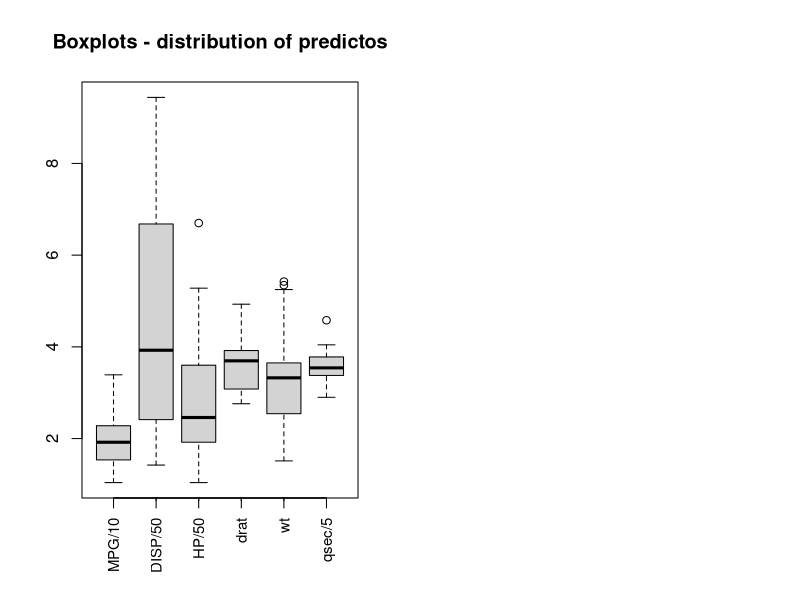
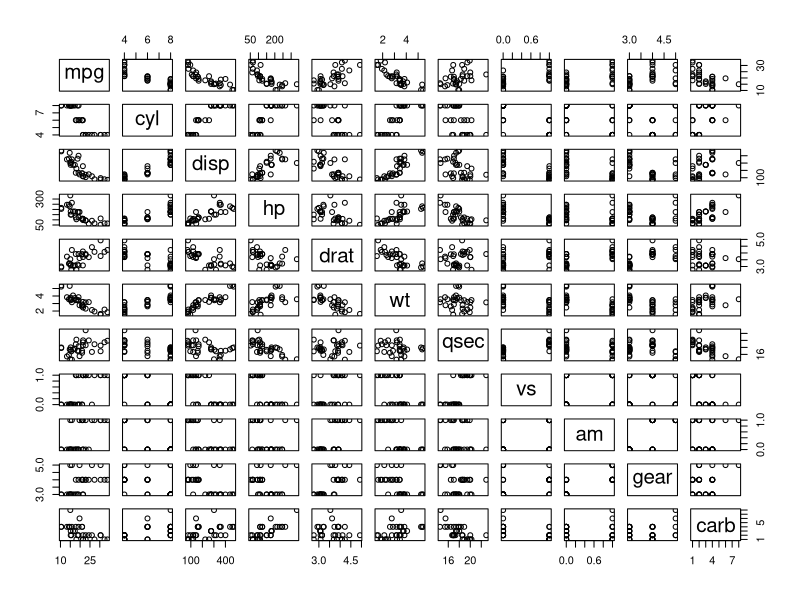
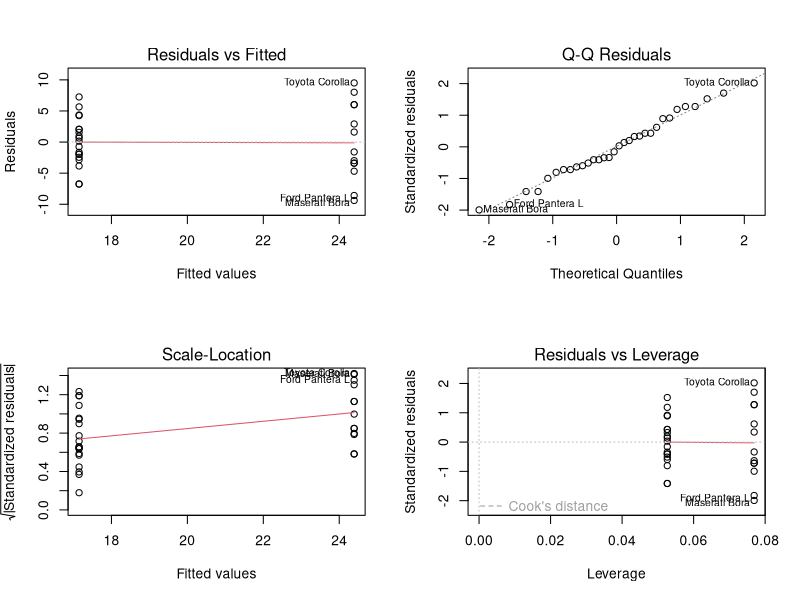

Source code (R) for these figures, in order:
## ---- chunk 1
  require(knitr)
library(datasets)
data(mtcars)
summary(mtcars)
names(mtcars)
## ---- chunk 2
  require(knitr)
par(mfrow = c(1, 2))
with(mtcars, boxplot(mpg/10, disp/50, hp/50, drat, wt, qsec/5, main = "Boxplots - distribution of predictos"), 
    xlab = "", ylab = "")
axisnames <- c("MPG/10", "DISP/50", "HP/50", "drat", "wt", "qsec/5")
axis(1, at = c(1, 2, 3, 4, 5, 6), labels = axisnames, las = 2, cex.axis = 0.9, 
    tck = -0.01)
pairs(mtcars)
## ---- chunk 3
  require(knitr)
mtcarsmodel1 <- lm(mpg ~ am, data = mtcars)
summary(mtcarsmodel1)
## ---- chunk 4
  require(knitr)
data(mtcars)
with(mtcars, table(cyl))
with(mtcars, table(am))
with(mtcars, table(gear))
with(mtcars, table(carb))
with(mtcars, table(vs))
par(mfrow = c(2, 2))
plot(mtcarsmodel1)
